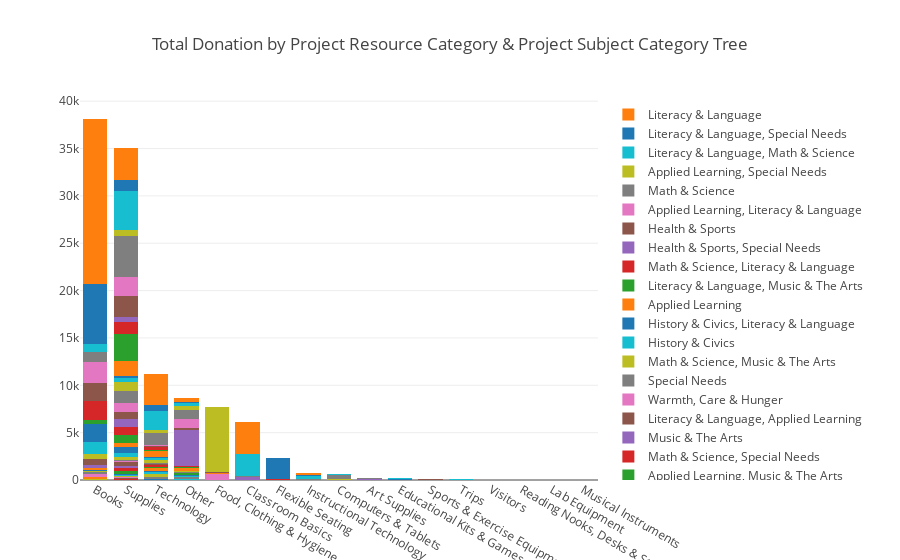

Here is the notebook cell this chart was saved with:
### Code cell
index = 'Project Resource Category'
values = 'Donation Amount'
columns = 'Project Subject Category Tree'
xAxisOrder = None
orderBy = 'Project Subject Category Tree'

chart = stacked_chart_data(df, index, values, columns, orderBy, xAxisOrder)
stacked_bar(chart, index+' & '+columns)

### Figure 1 — Plotly figure (JSON) as saved in the notebook; plotly's stock layout.template omitted (floating-point values rounded to 4 significant figures)
{"data": [{"name": "Music & The Arts, History & Civics", "type": "bar", "x": ["Books", "Supplies", "Technology", "Other", "Food, Clothing & Hygiene", "Classroom Basics", "Flexible Seating", "Instructional Technology", "Computers & Tablets", "Art Supplies", "Educational Kits & Games", "Sports & Exercise Equipment", "Trips", "Visitors", "Reading Nooks, Desks & Storage", "Lab Equipment", "Musical Instruments"], "y": [0, 2, 0, 0, 0, 0, 0, 0, 0, 0, 0, 0, 0, 0, 0, 0, 0]}, {"name": "Special Needs, Health & Sports", "type": "bar", "x": ["Books", "Supplies", "Technology", "Other", "Food, Clothing & Hygiene", "Classroom Basics", "Flexible Seating", "Instructional Technology", "Computers & Tablets", "Art Supplies", "Educational Kits & Games", "Sports & Exercise Equipment", "Trips", "Visitors", "Reading Nooks, Desks & Storage", "Lab Equipment", "Musical Instruments"], "y": [0, 9, 1, 0, 0, 0, 0, 0, 0, 0, 0, 0, 0, 0, 0, 0, 0]}, {"name": "Music & The Arts, Special Needs", "type": "bar", "x": ["Books", "Supplies", "Technology", "Other", "Food, Clothing & Hygiene", "Classroom Basics", "Flexible Seating", "Instructional Technology", "Computers & Tablets", "Art Supplies", "Educational Kits & Games", "Sports & Exercise Equipment", "Trips", "Visitors", "Reading Nooks, Desks & Storage", "Lab Equipment", "Musical Instruments"], "y": [0, 13, 0, 0, 0, 0, 0, 0, 0, 0, 0, 0, 0, 5, 0, 0, 0]}, {"name": "Health & Sports, Applied Learning", "type": "bar", "x": ["Books", "Supplies", "Technology", "Other", "Food, Clothing & Hygiene", "Classroom Basics", "Flexible Seating", "Instructional Technology", "Computers & Tablets", "Art Supplies", "Educational Kits & Games", "Sports & Exercise Equipment", "Trips", "Visitors", "Reading Nooks, Desks & Storage", "Lab Equipment", "Musical Instruments"], "y": [0, 40, 0, 0, 0, 0, 0, 0, 0, 0, 0, 0, 0, 0, 0, 0, 0]}, {"name": "Health & Sports, History & Civics", "type": "bar", "x": ["Books", "Supplies", "Technology", "Other", "Food, Clothing & Hygiene", "Classroom Basics", "Flexible Seating", "Instructional Technology", "Computers & Tablets", "Art Supplies", "Educational Kits & Games", "Sports & Exercise Equipment", "Trips", "Visitors", "Reading Nooks, Desks & Storage", "Lab Equipment", "Musical Instruments"], "y": [0, 77, 0, 0, 0, 0, 0, 0, 0, 0, 0, 0, 0, 0, 0, 0, 0]}, {"name": "Applied Learning, Warmth, Care & Hunger", "type": "bar", "x": ["Books", "Supplies", "Technology", "Other", "Food, Clothing & Hygiene", "Classroom Basics", "Flexible Seating", "Instructional Technology", "Computers & Tablets", "Art Supplies", "Educational Kits & Games", "Sports & Exercise Equipment", "Trips", "Visitors", "Reading Nooks, Desks & Storage", "Lab Equipment", "Musical Instruments"], "y": [0, 90, 0, 0, 0, 0, 0, 0, 0, 0, 0, 0, 0, 0, 0, 0, 0]}, {"name": "Health & Sports, Math & Science", "type": "bar", "x": ["Books", "Supplies", "Technology", "Other", "Food, Clothing & Hygiene", "Classroom Basics", "Flexible Seating", "Instructional Technology", "Computers & Tablets", "Art Supplies", "Educational Kits & Games", "Sports & Exercise Equipment", "Trips", "Visitors", "Reading Nooks, Desks & Storage", "Lab Equipment", "Musical Instruments"], "y": [0, 89, 0, 14, 0, 0, 0, 0, 0, 0, 0, 0, 0, 0, 0, 0, 0]}, {"name": "Literacy & Language, Health & Sports", "type": "bar", "x": ["Books", "Supplies", "Technology", "Other", "Food, Clothing & Hygiene", "Classroom Basics", "Flexible Seating", "Instructional Technology", "Computers & Tablets", "Art Supplies", "Educational Kits & Games", "Sports & Exercise Equipment", "Trips", "Visitors", "Reading Nooks, Desks & Storage", "Lab Equipment", "Musical Instruments"], "y": [51, 22, 0, 0, 40, 0, 0, 0, 0, 0, 0, 0, 0, 0, 0, 0, 0]}, {"name": "History & Civics, Special Needs", "type": "bar", "x": ["Books", "Supplies", "Technology", "Other", "Food, Clothing & Hygiene", "Classroom Basics", "Flexible Seating", "Instructional Technology", "Computers & Tablets", "Art Supplies", "Educational Kits & Games", "Sports & Exercise Equipment", "Trips", "Visitors", "Reading Nooks, Desks & Storage", "Lab Equipment", "Musical Instruments"], "y": [11, 127, 4, 5, 0, 0, 0, 0, 0, 0, 20, 0, 0, 0, 0, 0, 0]}, {"name": "Special Needs, Music & The Arts", "type": "bar", "x": ["Books", "Supplies", "Technology", "Other", "Food, Clothing & Hygiene", "Classroom Basics", "Flexible Seating", "Instructional Technology", "Computers & Tablets", "Art Supplies", "Educational Kits & Games", "Sports & Exercise Equipment", "Trips", "Visitors", "Reading Nooks, Desks & Storage", "Lab Equipment", "Musical Instruments"], "y": [39, 83, 20.41, 35, 0, 0, 0, 0, 0, 0, 0, 0, 0, 0, 0, 0, 0]}, {"name": "Health & Sports, Music & The Arts", "type": "bar", "x": ["Books", "Supplies", "Technology", "Other", "Food, Clothing & Hygiene", "Classroom Basics", "Flexible Seating", "Instructional Technology", "Computers & Tablets", "Art Supplies", "Educational Kits & Games", "Sports & Exercise Equipment", "Trips", "Visitors", "Reading Nooks, Desks & Storage", "Lab Equipment", "Musical Instruments"], "y": [0, 122, 62.16, 0, 0, 0, 0, 0, 0, 0, 0, 0, 0, 0, 0, 0, 0]}, {"name": "Math & Science, History & Civics", "type": "bar", "x": ["Books", "Supplies", "Technology", "Other", "Food, Clothing & Hygiene", "Classroom Basics", "Flexible Seating", "Instructional Technology", "Computers & Tablets", "Art Supplies", "Educational Kits & Games", "Sports & Exercise Equipment", "Trips", "Visitors", "Reading Nooks, Desks & Storage", "Lab Equipment", "Musical Instruments"], "y": [197, 9, 27, 0, 0, 0, 0, 0, 0, 0, 0, 0, 0, 0, 0, 0, 0]}, {"name": "Health & Sports, Warmth, Care & Hunger", "type": "bar", "x": ["Books", "Supplies", "Technology", "Other", "Food, Clothing & Hygiene", "Classroom Basics", "Flexible Seating", "Instructional Technology", "Computers & Tablets", "Art Supplies", "Educational Kits & Games", "Sports & Exercise Equipment", "Trips", "Visitors", "Reading Nooks, Desks & Storage", "Lab Equipment", "Musical Instruments"], "y": [0, 256, 0, 0, 0, 0, 0, 0, 0, 0, 0, 0, 0, 0, 0, 0, 0]}, {"name": "Math & Science, Health & Sports", "type": "bar", "x": ["Books", "Supplies", "Technology", "Other", "Food, Clothing & Hygiene", "Classroom Basics", "Flexible Seating", "Instructional Technology", "Computers & Tablets", "Art Supplies", "Educational Kits & Games", "Sports & Exercise Equipment", "Trips", "Visitors", "Reading Nooks, Desks & Storage", "Lab Equipment", "Musical Instruments"], "y": [0, 361.2, 22, 5, 0, 0, 0, 0, 0, 0, 0, 1, 0, 0, 0, 1, 0]}, {"name": "Health & Sports, Literacy & Language", "type": "bar", "x": ["Books", "Supplies", "Technology", "Other", "Food, Clothing & Hygiene", "Classroom Basics", "Flexible Seating", "Instructional Technology", "Computers & Tablets", "Art Supplies", "Educational Kits & Games", "Sports & Exercise Equipment", "Trips", "Visitors", "Reading Nooks, Desks & Storage", "Lab Equipment", "Musical Instruments"], "y": [13, 225.8, 6, 20, 0, 164.1, 0, 1, 0, 0, 0, 0, 0, 0, 0, 0, 0]}, {"name": "History & Civics, Music & The Arts", "type": "bar", "x": ["Books", "Supplies", "Technology", "Other", "Food, Clothing & Hygiene", "Classroom Basics", "Flexible Seating", "Instructional Technology", "Computers & Tablets", "Art Supplies", "Educational Kits & Games", "Sports & Exercise Equipment", "Trips", "Visitors", "Reading Nooks, Desks & Storage", "Lab Equipment", "Musical Instruments"], "y": [0, 409.3, 4, 20, 0, 0, 0, 0, 0, 0, 0, 0, 0, 0, 0, 0, 1]}, {"name": "Literacy & Language, History & Civics", "type": "bar", "x": ["Books", "Supplies", "Technology", "Other", "Food, Clothing & Hygiene", "Classroom Basics", "Flexible Seating", "Instructional Technology", "Computers & Tablets", "Art Supplies", "Educational Kits & Games", "Sports & Exercise Equipment", "Trips", "Visitors", "Reading Nooks, Desks & Storage", "Lab Equipment", "Musical Instruments"], "y": [322, 82, 12, 23, 0, 0, 0, 0, 0, 0, 0, 0, 0, 0, 0, 0, 0]}, {"name": "Applied Learning, History & Civics", "type": "bar", "x": ["Books", "Supplies", "Technology", "Other", "Food, Clothing & Hygiene", "Classroom Basics", "Flexible Seating", "Instructional Technology", "Computers & Tablets", "Art Supplies", "Educational Kits & Games", "Sports & Exercise Equipment", "Trips", "Visitors", "Reading Nooks, Desks & Storage", "Lab Equipment", "Musical Instruments"], "y": [244, 92, 137, 224, 0, 0, 0, 0, 0, 7, 0, 0, 1, 0, 0, 0, 0]}, {"name": "Applied Learning, Math & Science", "type": "bar", "x": ["Books", "Supplies", "Technology", "Other", "Food, Clothing & Hygiene", "Classroom Basics", "Flexible Seating", "Instructional Technology", "Computers & Tablets", "Art Supplies", "Educational Kits & Games", "Sports & Exercise Equipment", "Trips", "Visitors", "Reading Nooks, Desks & Storage", "Lab Equipment", "Musical Instruments"], "y": [31, 341, 326.5, 0, 0, 0, 0, 0, 65, 25, 0, 0, 3, 0, 0, 0, 0]}, {"name": "Math & Science, Applied Learning", "type": "bar", "x": ["Books", "Supplies", "Technology", "Other", "Food, Clothing & Hygiene", "Classroom Basics", "Flexible Seating", "Instructional Technology", "Computers & Tablets", "Art Supplies", "Educational Kits & Games", "Sports & Exercise Equipment", "Trips", "Visitors", "Reading Nooks, Desks & Storage", "Lab Equipment", "Musical Instruments"], "y": [46, 445, 271.9, 42, 0, 0, 0, 0, 0, 0, 0, 0, 0, 0, 0, 2, 0]}, {"name": "Applied Learning, Health & Sports", "type": "bar", "x": ["Books", "Supplies", "Technology", "Other", "Food, Clothing & Hygiene", "Classroom Basics", "Flexible Seating", "Instructional Technology", "Computers & Tablets", "Art Supplies", "Educational Kits & Games", "Sports & Exercise Equipment", "Trips", "Visitors", "Reading Nooks, Desks & Storage", "Lab Equipment", "Musical Instruments"], "y": [105, 558, 15, 143.2, 0, 0, 0, 0, 0, 0, 0, 0, 0, 0, 0, 0, 0]}, {"name": "History & Civics, Math & Science", "type": "bar", "x": ["Books", "Supplies", "Technology", "Other", "Food, Clothing & Hygiene", "Classroom Basics", "Flexible Seating", "Instructional Technology", "Computers & Tablets", "Art Supplies", "Educational Kits & Games", "Sports & Exercise Equipment", "Trips", "Visitors", "Reading Nooks, Desks & Storage", "Lab Equipment", "Musical Instruments"], "y": [245.5, 459, 316, 0, 0, 0, 0, 0, 0, 0, 25, 0, 0, 0, 0, 0, 0]}, {"name": "Applied Learning, Music & The Arts", "type": "bar", "x": ["Books", "Supplies", "Technology", "Other", "Food, Clothing & Hygiene", "Classroom Basics", "Flexible Seating", "Instructional Technology", "Computers & Tablets", "Art Supplies", "Educational Kits & Games", "Sports & Exercise Equipment", "Trips", "Visitors", "Reading Nooks, Desks & Storage", "Lab Equipment", "Musical Instruments"], "y": [0, 810, 102.8, 163, 0, 0, 0, 0, 0, 0, 0, 0, 5, 0, 0, 0, 0]}, {"name": "Math & Science, Special Needs", "type": "bar", "x": ["Books", "Supplies", "Technology", "Other", "Food, Clothing & Hygiene", "Classroom Basics", "Flexible Seating", "Instructional Technology", "Computers & Tablets", "Art Supplies", "Educational Kits & Games", "Sports & Exercise Equipment", "Trips", "Visitors", "Reading Nooks, Desks & Storage", "Lab Equipment", "Musical Instruments"], "y": [5, 909, 217.6, 45, 0, 18, 77, 4, 25, 0, 0, 0, 0, 0, 0, 0, 0]}, {"name": "Music & The Arts", "type": "bar", "x": ["Books", "Supplies", "Technology", "Other", "Food, Clothing & Hygiene", "Classroom Basics", "Flexible Seating", "Instructional Technology", "Computers & Tablets", "Art Supplies", "Educational Kits & Games", "Sports & Exercise Equipment", "Trips", "Visitors", "Reading Nooks, Desks & Storage", "Lab Equipment", "Musical Instruments"], "y": [309.5, 791, 61.36, 10, 0, 120, 0, 13, 0, 55, 0, 0, 3, 3, 0, 0, 3]}, {"name": "Literacy & Language, Applied Learning", "type": "bar", "x": ["Books", "Supplies", "Technology", "Other", "Food, Clothing & Hygiene", "Classroom Basics", "Flexible Seating", "Instructional Technology", "Computers & Tablets", "Art Supplies", "Educational Kits & Games", "Sports & Exercise Equipment", "Trips", "Visitors", "Reading Nooks, Desks & Storage", "Lab Equipment", "Musical Instruments"], "y": [549, 802.8, 50, 0, 0, 0, 0, 0, 0, 0, 0, 0, 0, 0, 0, 0, 0]}, {"name": "Warmth, Care & Hunger", "type": "bar", "x": ["Books", "Supplies", "Technology", "Other", "Food, Clothing & Hygiene", "Classroom Basics", "Flexible Seating", "Instructional Technology", "Computers & Tablets", "Art Supplies", "Educational Kits & Games", "Sports & Exercise Equipment", "Trips", "Visitors", "Reading Nooks, Desks & Storage", "Lab Equipment", "Musical Instruments"], "y": [0, 855.2, 0, 0, 638, 0, 0, 0, 0, 0, 0, 0, 0, 1, 0, 0, 0]}, {"name": "Special Needs", "type": "bar", "x": ["Books", "Supplies", "Technology", "Other", "Food, Clothing & Hygiene", "Classroom Basics", "Flexible Seating", "Instructional Technology", "Computers & Tablets", "Art Supplies", "Educational Kits & Games", "Sports & Exercise Equipment", "Trips", "Visitors", "Reading Nooks, Desks & Storage", "Lab Equipment", "Musical Instruments"], "y": [85, 1370.0, 170, 88, 0, 0, 0, 0, 0, 0, 0, 0, 0, 0, 11, 0, 0]}, {"name": "Math & Science, Music & The Arts", "type": "bar", "x": ["Books", "Supplies", "Technology", "Other", "Food, Clothing & Hygiene", "Classroom Basics", "Flexible Seating", "Instructional Technology", "Computers & Tablets", "Art Supplies", "Educational Kits & Games", "Sports & Exercise Equipment", "Trips", "Visitors", "Reading Nooks, Desks & Storage", "Lab Equipment", "Musical Instruments"], "y": [524, 863.2, 305, 68, 0, 0, 0, 0, 5, 22, 0, 0, 36, 5, 0, 0, 0]}, {"name": "History & Civics", "type": "bar", "x": ["Books", "Supplies", "Technology", "Other", "Food, Clothing & Hygiene", "Classroom Basics", "Flexible Seating", "Instructional Technology", "Computers & Tablets", "Art Supplies", "Educational Kits & Games", "Sports & Exercise Equipment", "Trips", "Visitors", "Reading Nooks, Desks & Storage", "Lab Equipment", "Musical Instruments"], "y": [1259.0, 418, 149, 21, 0, 0, 0, 0, 40, 0, 6, 0, 39, 0, 0, 0, 0]}, {"name": "History & Civics, Literacy & Language", "type": "bar", "x": ["Books", "Supplies", "Technology", "Other", "Food, Clothing & Hygiene", "Classroom Basics", "Flexible Seating", "Instructional Technology", "Computers & Tablets", "Art Supplies", "Educational Kits & Games", "Sports & Exercise Equipment", "Trips", "Visitors", "Reading Nooks, Desks & Storage", "Lab Equipment", "Musical Instruments"], "y": [1855, 299, 139, 13, 0, 0, 0, 0, 0, 0, 18, 0, 0, 0, 0, 0, 0]}, {"name": "Applied Learning", "type": "bar", "x": ["Books", "Supplies", "Technology", "Other", "Food, Clothing & Hygiene", "Classroom Basics", "Flexible Seating", "Instructional Technology", "Computers & Tablets", "Art Supplies", "Educational Kits & Games", "Sports & Exercise Equipment", "Trips", "Visitors", "Reading Nooks, Desks & Storage", "Lab Equipment", "Musical Instruments"], "y": [14, 1580.0, 652.8, 290, 30, 0, 20, 0, 0, 0, 8, 0, 25.12, 10, 0, 0, 0]}, {"name": "Literacy & Language, Music & The Arts", "type": "bar", "x": ["Books", "Supplies", "Technology", "Other", "Food, Clothing & Hygiene", "Classroom Basics", "Flexible Seating", "Instructional Technology", "Computers & Tablets", "Art Supplies", "Educational Kits & Games", "Sports & Exercise Equipment", "Trips", "Visitors", "Reading Nooks, Desks & Storage", "Lab Equipment", "Musical Instruments"], "y": [389.9, 2824.0, 109, 189, 0, 0, 0, 15, 0, 30, 0, 0, 4, 1, 0, 0, 0]}, {"name": "Math & Science, Literacy & Language", "type": "bar", "x": ["Books", "Supplies", "Technology", "Other", "Food, Clothing & Hygiene", "Classroom Basics", "Flexible Seating", "Instructional Technology", "Computers & Tablets", "Art Supplies", "Educational Kits & Games", "Sports & Exercise Equipment", "Trips", "Visitors", "Reading Nooks, Desks & Storage", "Lab Equipment", "Musical Instruments"], "y": [2062.0, 1262, 315.0, 62, 0, 0, 0, 2, 0, 0, 0, 0, 0, 0, 0, 7, 0]}, {"name": "Health & Sports, Special Needs", "type": "bar", "x": ["Books", "Supplies", "Technology", "Other", "Food, Clothing & Hygiene", "Classroom Basics", "Flexible Seating", "Instructional Technology", "Computers & Tablets", "Art Supplies", "Educational Kits & Games", "Sports & Exercise Equipment", "Trips", "Visitors", "Reading Nooks, Desks & Storage", "Lab Equipment", "Musical Instruments"], "y": [0, 503, 0, 3792, 0, 0, 0, 0, 0, 0, 1, 3, 0, 0, 0, 0, 0]}, {"name": "Health & Sports", "type": "bar", "x": ["Books", "Supplies", "Technology", "Other", "Food, Clothing & Hygiene", "Classroom Basics", "Flexible Seating", "Instructional Technology", "Computers & Tablets", "Art Supplies", "Educational Kits & Games", "Sports & Exercise Equipment", "Trips", "Visitors", "Reading Nooks, Desks & Storage", "Lab Equipment", "Musical Instruments"], "y": [1902.0, 2239.0, 123.9, 202, 190, 0, 0, 0, 0, 0, 0, 131, 5, 0, 0, 0, 0]}, {"name": "Applied Learning, Literacy & Language", "type": "bar", "x": ["Books", "Supplies", "Technology", "Other", "Food, Clothing & Hygiene", "Classroom Basics", "Flexible Seating", "Instructional Technology", "Computers & Tablets", "Art Supplies", "Educational Kits & Games", "Sports & Exercise Equipment", "Trips", "Visitors", "Reading Nooks, Desks & Storage", "Lab Equipment", "Musical Instruments"], "y": [2159.0, 2028.0, 108, 951.9, 0, 0, 0, 0, 0, 0, 0, 0, 1, 0, 2, 0, 0]}, {"name": "Math & Science", "type": "bar", "x": ["Books", "Supplies", "Technology", "Other", "Food, Clothing & Hygiene", "Classroom Basics", "Flexible Seating", "Instructional Technology", "Computers & Tablets", "Art Supplies", "Educational Kits & Games", "Sports & Exercise Equipment", "Trips", "Visitors", "Reading Nooks, Desks & Storage", "Lab Equipment", "Musical Instruments"], "y": [1100.0, 4254.0, 1200.0, 916, 0, 155.8, 0, 40, 394.8, 75, 69, 0, 3, 3, 4, 0, 0]}, {"name": "Applied Learning, Special Needs", "type": "bar", "x": ["Books", "Supplies", "Technology", "Other", "Food, Clothing & Hygiene", "Classroom Basics", "Flexible Seating", "Instructional Technology", "Computers & Tablets", "Art Supplies", "Educational Kits & Games", "Sports & Exercise Equipment", "Trips", "Visitors", "Reading Nooks, Desks & Storage", "Lab Equipment", "Musical Instruments"], "y": [38, 646.5, 317, 524.0, 6830.0, 0, 0, 0, 0, 0, 0, 0, 1, 0, 0, 0, 0]}, {"name": "Literacy & Language, Math & Science", "type": "bar", "x": ["Books", "Supplies", "Technology", "Other", "Food, Clothing & Hygiene", "Classroom Basics", "Flexible Seating", "Instructional Technology", "Computers & Tablets", "Art Supplies", "Educational Kits & Games", "Sports & Exercise Equipment", "Trips", "Visitors", "Reading Nooks, Desks & Storage", "Lab Equipment", "Musical Instruments"], "y": [765, 4162.0, 2083.0, 278, 0, 2273.0, 0, 388.9, 110, 0, 29, 0, 4, 0, 2, 3, 0]}, {"name": "Literacy & Language, Special Needs", "type": "bar", "x": ["Books", "Supplies", "Technology", "Other", "Food, Clothing & Hygiene", "Classroom Basics", "Flexible Seating", "Instructional Technology", "Computers & Tablets", "Art Supplies", "Educational Kits & Games", "Sports & Exercise Equipment", "Trips", "Visitors", "Reading Nooks, Desks & Storage", "Lab Equipment", "Musical Instruments"], "y": [6343.0, 1140, 613, 136, 0, 1, 2234.0, 13, 1, 0, 0, 0, 0, 0, 0, 0, 0]}, {"name": "Literacy & Language", "type": "bar", "x": ["Books", "Supplies", "Technology", "Other", "Food, Clothing & Hygiene", "Classroom Basics", "Flexible Seating", "Instructional Technology", "Computers & Tablets", "Art Supplies", "Educational Kits & Games", "Sports & Exercise Equipment", "Trips", "Visitors", "Reading Nooks, Desks & Storage", "Lab Equipment", "Musical Instruments"], "y": [17450.0, 3369.0, 3267.0, 385.3, 0, 3376.0, 0, 219.4, 30, 0, 6, 0, 1, 0, 0, 0, 0]}], "layout": {"barmode": "stack", "title": "Total Donation by Project Resource Category & Project Subject Category Tree"}}
